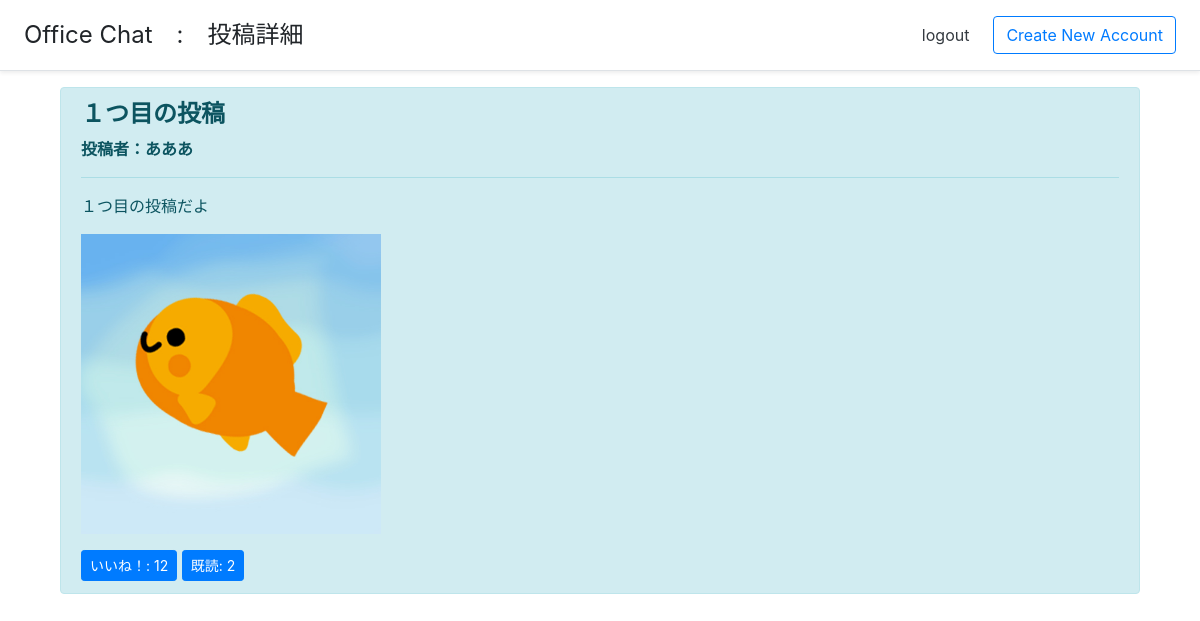
Page /detail/1/ on the committed database.
### boadapp/models.py (models this page shows)
class BoardModel(models.Model):
    title = models.CharField(max_length=50)
    content = models.TextField()
    author = models.CharField(max_length=50)
    images = models.ImageField(upload_to='', blank=True)
    good = models.IntegerField(default=0)
    read = models.IntegerField(default=0)
    readtext = models.CharField(max_length=200,blank=True)

### boadapp/views.py (the view)
# urls.py: path('detail/<int:pk>/',detailfunc, name='detail'),
def detailfunc(request,pk):
    object = BoardModel.objects.get(pk=pk)
    return render(request, 'detail.html',{'object':object})

### templates/detail.html
{% extends 'base.html' %}
{% load static %}
{% block header %}
<div class="d-flex flex-column flex-md-row align-items-center p-3 px-md-4 mb-3 bg-white border-bottom shadow-sm">
  <h4 class="my-0 mr-md-auto font-weight-normal">Office Chat　:　投稿詳細</h4>
  <nav class="my-2 my-md-0 mr-md-3">
    <a class="p-2 text-dark" href="{% url 'logout' %}">logout</a>
  </nav>
  <a class="btn btn-outline-primary" href="{% url 'signup' %}">Create New Account</a>
</div>
{% endblock header %}
{% block content %}
<div class="container">
<div class="alert alert-info" role="alert">
        <h4 class="alert-heading"><strong class="d-block text-gray-dark">{{ object.title }}</strong></h4>
        <p><strong class="d-block text-gray-dark">投稿者：{{ object.author }}</strong></p>
        <hr>
        <p>{{ object.content }}</p>
        {% if object.images %}
            <p><img src="{{object.images.url}}" width="300"></p>
        {% endif %}
      <a class="btn btn-primary btn-sm" href="{% url 'good' object.pk %}" role="button">いいね！: {{object.good}}</a>
      <a class="btn btn-primary btn-sm" href="{% url 'read' object.pk %}" role="button">既読: {{object.read}}</a>
    </div>
</div>
{% endblock %}

### rows in the picture
BoardModel: title "１つ目の投稿", author "あああ", content "１つ目の投稿だよ", images (picture), good "12", read "2"
